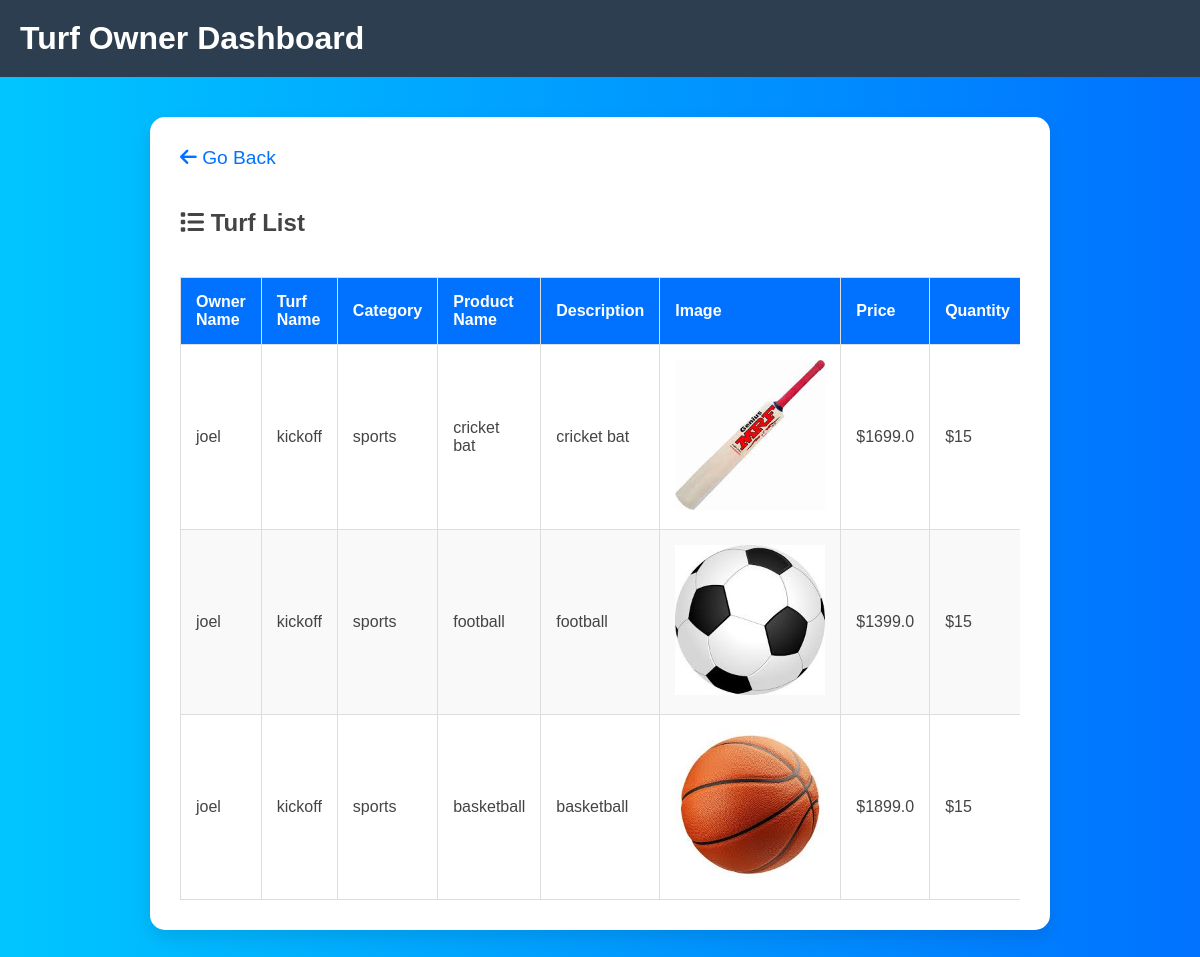
/turfapp/viewproduct/ (signed in), run on the app's committed database.
### turfapp/models.py (models this page shows)
class Product(models.Model):
        Ownerid = models.ForeignKey(Userprofile, on_delete=models.CASCADE, blank=True, null=True)
        turfid = models.ForeignKey(Turf, on_delete=models.CASCADE, blank=True, null=True)
        productname=models.CharField(max_length=250,null=True,blank=True)
        category=models.CharField(max_length=250,null=True,blank=True)
        description=models.CharField(max_length=250,null=True,blank=True)
        image=models.ImageField(upload_to="images/",null=True,blank=True)
        price=models.FloatField(null=True,blank=True)
        quantity=models.CharField(max_length=250,null=True,blank=True)
        availablequantity=models.CharField(max_length=250,null=True,blank=True)
        status =models.CharField(max_length=50,default=True)
        is_active = models.BooleanField(null=False, blank=True, default=True)
        created_at = models.DateTimeField(auto_now=True)
        updated_at= models.DateTimeField(auto_now=True)

class Turf(models.Model):
        Ownername = models.ForeignKey(Userprofile, on_delete=models.CASCADE, blank=True, null=True)
        turfname=models.CharField(max_length=250,null=True,blank=True)
        phone=models.CharField(max_length=250,null=True,blank=True)
        image=models.ImageField(upload_to="images/",null=True,blank=True)
        email=models.EmailField(null=True,blank=True)
        address=models.CharField(max_length=1000,null=True,blank=True)
        location=models.CharField(max_length=1000,null=True,blank=True)
        rent=models.FloatField(null=True,blank=True)
        opentime=models.CharField(max_length=1000,null=True,blank=True)
        closingtime=models.CharField(max_length=1000,null=True,blank=True)
        status =models.CharField(max_length=50,default=True)
        is_active = models.BooleanField(null=False, blank=True, default=True)
        created_at = models.DateTimeField(auto_now=True)
        updated_at= models.DateTimeField(auto_now=True)

### userapp/models.py (models this page shows)
class Userprofile(AbstractUser):
    user_type=models.CharField( max_length=50,null=False,blank=False,choices=USER_TYPE_CHOICES)
    status = models.CharField(max_length=20, null=True, choices=STATUS_CHOICE)
    is_active = models.BooleanField(null=False,blank=True,default=True)
    created=models.DateTimeField(auto_now=True)
    updated=models.DateTimeField(auto_now=True)
    groups = models.ManyToManyField( 'auth.Group', related_name='userprofile_groups', blank=True)
    user_permissions = models.ManyToManyField('auth.Permission', related_name='userprofile_permissions', blank=True)

### turfapp/views.py (the view)
# urls.py: path('viewproduct/', Viewproduct.as_view(), name='view_product'),
class Viewproduct(View):
    def get(self, request):
        try:
            turfs =request.session['user_id']
            requests=Product.objects.filter(Ownerid=turfs)
        except Userprofile.DoesNotExist:
            return HttpResponse("Userprofile not found for the current user.", status=404)
        return render(request, 'turf/viewproduct.html', {'turfs': requests})

### templates/turf/viewproduct.html (shortened to what this page needs)
{% load static %}
<!DOCTYPE html>
<html lang="en">
<head>
    <link rel="stylesheet" href="{% static 'turfcss/style.css' %}">
    <link rel="stylesheet" href="{% static 'turfcss/turfhome.css' %} ">
    <link rel="stylesheet" href="https://cdnjs.cloudflare.com/ajax/libs/font-awesome/6.0.0/css/all.min.css">
</head>
<body>
    <header class="header">
        <div class="logo">
            <h1>Turf Owner Dashboard</h1>
        </div>
    </header>
    <div class="container" style="max-width: 70%;">
        <a href="{% url 'turfapp:loadturf' %}" class="back-arrow">
            <i class="fas fa-arrow-left"></i> Go Back
        </a>
        <h2><i class="fas fa-list"></i> Turf List</h2>
        <div class="table-container">
            <table>
                <thead>
                    <tr>
                        <th>Owner Name</th>
                        <th>Turf Name</th>
                        <th>Category</th>
                        <th>Product Name</th>
                        <th>Description</th>
                        <th>Image</th>
                        <th>Price</th>
                        <th>Quantity</th>
                    </tr>
                </thead>
                <tbody>
                    {% for turf in turfs %}
                    <tr>
                        <td>{{ turf.Ownerid }}</td>
                        <td>{{ turf.turfid.turfname }}</td>
                        <td>{{ turf.category }}</td>
                        <td>{{ turf.productname }}</td>
                        <td>{{ turf.description }}</td>
                        <td>
                            {% if turf.image %}
                                <img src="{{ turf.image.url }}" width="150" height="150">
                            {% else %}
                                <p>No image available</p>
                            {% endif %}
                        </td>
                        <td>${{ turf.price }}</td>
                        <td>${{ turf.quantity }}</td>
                    </tr>
                    {% empty %}
                    <tr>
                        <td colspan="8" style="text-align: center;">No turfs available.</td>
                    </tr>
                    {% endfor %}
                </tbody>
            </table>
        </div>
    </div>
</body>
</html>

### static/turfcss/style.css (style rules this page uses)
body { font-family: 'Arial', sans-serif; margin: 0; padding: 0; background: linear-gradient(to right, #00c6ff, #0072ff); color: #444; }
.container { max-width: 400px; margin: 40px auto; background: white; padding: 30px; border-radius: 15px; box-shadow: 0 8px 20px rgba(0, 0, 0, 0.1); animation: fadeIn 1s ease-in-out; }
.back-arrow { display: inline-block; margin-bottom: 20px; font-size: 1.2em; color: #0072ff; text-decoration: none; transition: color 0.3s; }
.table-container { width: 100%; overflow-x: auto; }
table { width: 100%; border-collapse: collapse; margin-top: 20px; font-size: 1em; }
table thead { background-color: #0072ff; color: white; }
table th, table td { padding: 15px; text-align: left; border: 1px solid #ddd; }
table tbody tr:nth-child(even) { background-color: #f9f9f9; }

### static/turfcss/turfhome.css (style rules this page uses)
body { font-family: 'Arial', sans-serif; margin: 0; padding: 0; background-color: #f4f4f9; }
.header { display: flex; justify-content: space-between; align-items: center; padding: 20px; background-color: #2c3e50; color: white; }
.logo h1 { margin: 0; }
* { text-decoration:none ; }
body { font-family: Arial, sans-serif; margin: 0; padding: 0; background-color: #f4f4f4; }

### data on the page
Product: Ownerid "joel", turfid.turfname "kickoff", category "sports", productname "cricket bat", description "cricket bat", image (picture), price "1699.0", quantity "15"
Product: Ownerid "joel", turfid.turfname "kickoff", category "sports", productname "football", description "football", image (picture), price "1399.0", quantity "15"
Product: Ownerid "joel", turfid.turfname "kickoff", category "sports", productname "basketball", description "basketball", image (picture), price "1899.0", quantity "15"
